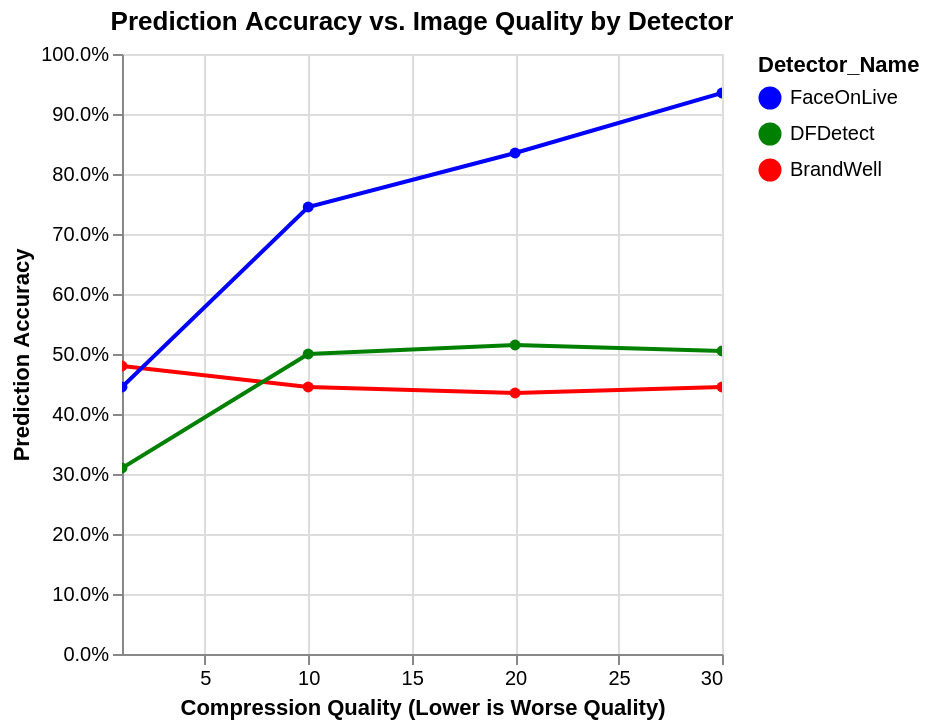

The code cell stored with this chart in its notebook:
### Code cell
# Calculate the accuracy grouped by Detector_Name and Compression_Quality
accuracy_by_quality = df.groupby(['Detector_Name', 'Compression_Quality'])['Is_Prediction_Correct'].apply(
    lambda x: (x == 'Yes').mean()
).reset_index(name='Accuracy')

# Ensure Compression_Quality is treated as an ordered quantitative variable
accuracy_by_quality = accuracy_by_quality.sort_values(by=['Compression_Quality', 'Detector_Name'])

# --- Custom Color Setup ---
# Define the custom domain (detector names) and range (specified colors)
color_domain = ['FaceOnLive', 'DFDetect', 'BrandWell']
color_range = ['blue', 'green', 'red']

# Create the Altair line chart with custom color scale
chart = alt.Chart(accuracy_by_quality).mark_line(point=True).encode(
    x=alt.X('Compression_Quality', title='Compression Quality (Lower is Worse Quality)', scale=alt.Scale(nice=False)),
    y=alt.Y('Accuracy', axis=alt.Axis(format='.1%'), title='Prediction Accuracy'),
    color=alt.Color('Detector_Name', scale=alt.Scale(domain=color_domain, range=color_range)),
    tooltip=[
        'Detector_Name',
        'Compression_Quality',
        alt.Tooltip('Accuracy', format='.2%')
    ]
).properties(
    title='Prediction Accuracy vs. Image Quality by Detector'
).interactive()

# Add text labels for the highest and lowest quality points
# The custom color scale is applied to the text layers as well to match the lines.
high_quality_labels = accuracy_by_quality[accuracy_by_quality['Compression_Quality'] == 30]
text_high = alt.Chart(high_quality_labels).mark_text(
    align='left',
    dx=5,
    dy=0
).encode(
    x='Compression_Quality',
    y='Accuracy',
    text=alt.Text('Accuracy', format='.1%'),
    color=alt.Color('Detector_Name', scale=alt.Scale(domain=color_domain, range=color_range))
)

low_quality_labels = accuracy_by_quality[accuracy_by_quality['Compression_Quality'] == 1]
text_low = alt.Chart(low_quality_labels).mark_text(
    align='right',
    dx=-5,
    dy=0
).encode(
    x='Compression_Quality',
    y='Accuracy',
    text=alt.Text('Accuracy', format='.1%'),
    color=alt.Color('Detector_Name', scale=alt.Scale(domain=color_domain, range=color_range))
)

final_chart = chart + text_high + text_low

# Show the chart
final_chart.show()

### Figure 1 — Vega-Lite specification as saved in the notebook (floating-point values rounded to 4 significant figures)
{"config": {"view": {"continuousWidth": 300, "continuousHeight": 300}}, "layer": [{"data": {"name": "data-0603d01786f35c7751116747dfc8eaf9"}, "mark": {"type": "line", "point": true}, "encoding": {"color": {"field": "Detector_Name", "scale": {"domain": ["FaceOnLive", "DFDetect", "BrandWell"], "range": ["blue", "green", "red"]}, "type": "nominal"}, "tooltip": [{"field": "Detector_Name", "type": "nominal"}, {"field": "Compression_Quality", "type": "quantitative"}, {"field": "Accuracy", "format": ".2%", "type": "quantitative"}], "x": {"field": "Compression_Quality", "scale": {"nice": false}, "title": "Compression Quality (Lower is Worse Quality)", "type": "quantitative"}, "y": {"axis": {"format": ".1%"}, "field": "Accuracy", "title": "Prediction Accuracy", "type": "quantitative"}}, "name": "view_1", "title": "Prediction Accuracy vs. Image Quality by Detector"}, {"data": {"name": "data-c93b8f20044bf9e34fdf12a499317035"}, "mark": {"type": "text", "align": "left", "dx": 5, "dy": 0}, "encoding": {"color": {"field": "Detector_Name", "scale": {"domain": ["FaceOnLive", "DFDetect", "BrandWell"], "range": ["blue", "green", "red"]}, "type": "nominal"}, "text": {"field": "Accuracy", "format": ".1%", "type": "quantitative"}, "x": {"field": "Compression_Quality", "type": "quantitative"}, "y": {"field": "Accuracy", "type": "quantitative"}}}, {"data": {"name": "data-b3d6618452f0d487b1cf7722b1d194ec"}, "mark": {"type": "text", "align": "right", "dx": -5, "dy": 0}, "encoding": {"color": {"field": "Detector_Name", "scale": {"domain": ["FaceOnLive", "DFDetect", "BrandWell"], "range": ["blue", "green", "red"]}, "type": "nominal"}, "text": {"field": "Accuracy", "format": ".1%", "type": "quantitative"}, "x": {"field": "Compression_Quality", "type": "quantitative"}, "y": {"field": "Accuracy", "type": "quantitative"}}}], "params": [{"name": "param_1", "select": {"type": "interval", "encodings": ["x", "y"]}, "bind": "scales", "views": ["view_1"]}], "$schema": "https://vega.github.io/schema/vega-lite/v5.20.1.json", "datasets": {"data-0603d01786f35c7751116747dfc8eaf9": [{"Detector_Name": "BrandWell", "Compression_Quality": 1, "Accuracy": 0.48}, {"Detector_Name": "DFDetect", "Compression_Quality": 1, "Accuracy": 0.31}, {"Detector_Name": "FaceOnLive", "Compression_Quality": 1, "Accuracy": 0.445}, {"Detector_Name": "BrandWell", "Compression_Quality": 10, "Accuracy": 0.445}, {"Detector_Name": "DFDetect", "Compression_Quality": 10, "Accuracy": 0.5}, {"Detector_Name": "FaceOnLive", "Compression_Quality": 10, "Accuracy": 0.745}, {"Detector_Name": "BrandWell", "Compression_Quality": 20, "Accuracy": 0.435}, {"Detector_Name": "DFDetect", "Compression_Quality": 20, "Accuracy": 0.515}, {"Detector_Name": "FaceOnLive", "Compression_Quality": 20, "Accuracy": 0.835}, {"Detector_Name": "BrandWell", "Compression_Quality": 30, "Accuracy": 0.445}, {"Detector_Name": "DFDetect", "Compression_Quality": 30, "Accuracy": 0.505}, {"Detector_Name": "FaceOnLive", "Compression_Quality": 30, "Accuracy": 0.935}], "data-c93b8f20044bf9e34fdf12a499317035": [{"Detector_Name": "BrandWell", "Compression_Quality": 30, "Accuracy": 0.445}, {"Detector_Name": "DFDetect", "Compression_Quality": 30, "Accuracy": 0.505}, {"Detector_Name": "FaceOnLive", "Compression_Quality": 30, "Accuracy": 0.935}], "data-b3d6618452f0d487b1cf7722b1d194ec": [{"Detector_Name": "BrandWell", "Compression_Quality": 1, "Accuracy": 0.48}, {"Detector_Name": "DFDetect", "Compression_Quality": 1, "Accuracy": 0.31}, {"Detector_Name": "FaceOnLive", "Compression_Quality": 1, "Accuracy": 0.445}]}}
